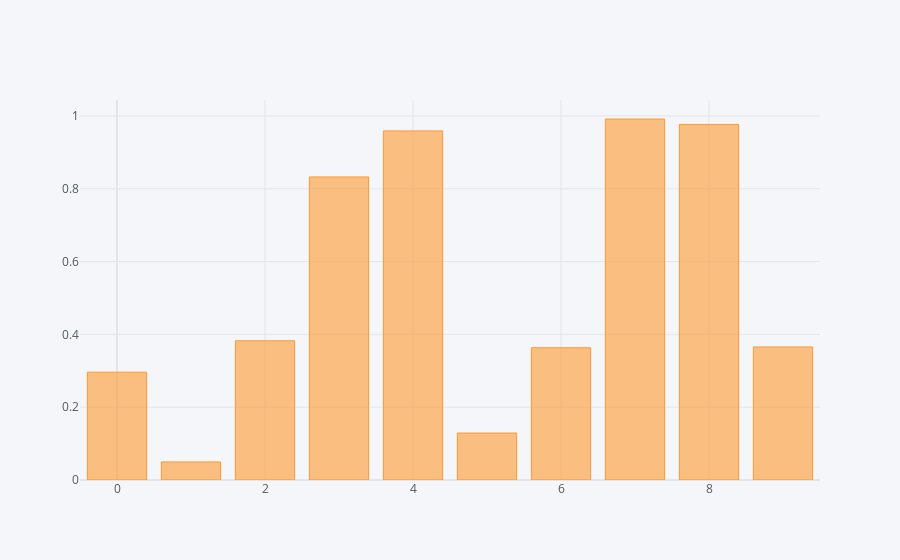

The notebook cell this image was saved under:
### Markdown cell above
### Series 로 그래프 그리기

### Code cell
df['A'].iplot(kind='bar')

### Figure 1 — Plotly figure (JSON) as saved in the notebook; plotly's stock layout.template omitted (floating-point values rounded to 4 significant figures)
{"data": [{"marker": {"color": "rgba(255, 153, 51, 0.6)", "line": {"color": "rgba(255, 153, 51, 1.0)", "width": 1}}, "name": "A", "orientation": "v", "text": "", "type": "bar", "x": [0, 1, 2, 3, 4, 5, 6, 7, 8, 9], "y": [0.2962, 0.04963, 0.3825, 0.8325, 0.959, 0.1291, 0.3634, 0.9917, 0.9768, 0.3654]}], "layout": {"legend": {"bgcolor": "#F5F6F9", "font": {"color": "#4D5663"}}, "paper_bgcolor": "#F5F6F9", "plot_bgcolor": "#F5F6F9", "title": {"font": {"color": "#4D5663"}}, "xaxis": {"gridcolor": "#E1E5ED", "showgrid": true, "tickfont": {"color": "#4D5663"}, "title": {"font": {"color": "#4D5663"}, "text": ""}, "zerolinecolor": "#E1E5ED"}, "yaxis": {"gridcolor": "#E1E5ED", "showgrid": true, "tickfont": {"color": "#4D5663"}, "title": {"font": {"color": "#4D5663"}, "text": ""}, "zerolinecolor": "#E1E5ED"}}}
